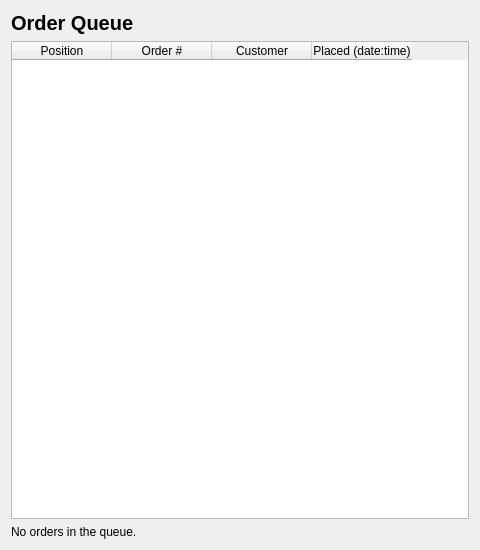
<?xml version="1.0" encoding="UTF-8"?>
<ui version="4.0">
 <class>KitchenQueueView</class>
 <widget class="QWidget" name="KitchenQueueView">
  <property name="geometry">
   <rect>
    <x>0</x>
    <y>0</y>
    <width>480</width>
    <height>550</height>
   </rect>
  </property>
  <property name="windowTitle">
   <string>Order Queue</string>
  </property>
  <layout class="QVBoxLayout" name="mainLayout">
   <item>
    <widget class="QLabel" name="titleLabel">
     <property name="font">
      <font>
       <pointsize>15</pointsize>
       <bold>true</bold>
      </font>
     </property>
     <property name="text">
      <string>Order Queue</string>
     </property>
    </widget>
   </item>
   <item>
    <widget class="QTableWidget" name="queueTable">
     <property name="editTriggers">
      <set>QAbstractItemView::NoEditTriggers</set>
     </property>
     <property name="selectionMode">
      <enum>QAbstractItemView::SingleSelection</enum>
     </property>
     <property name="selectionBehavior">
      <enum>QAbstractItemView::SelectRows</enum>
     </property>
     <attribute name="verticalHeaderVisible">
      <bool>false</bool>
     </attribute>
     <column>
      <property name="text">
       <string>Position</string>
      </property>
     </column>
     <column>
      <property name="text">
       <string>Order #</string>
      </property>
     </column>
     <column>
      <property name="text">
       <string>Customer</string>
      </property>
     </column>
     <column>
      <property name="text">
       <string>Placed (date:time)</string>
      </property>
     </column>
    </widget>
   </item>
   <item>
    <widget class="QLabel" name="countLabel">
     <property name="text">
      <string>No orders in the queue.</string>
     </property>
    </widget>
   </item>
  </layout>
 </widget>
 <resources/>
 <connections/>
</ui>
